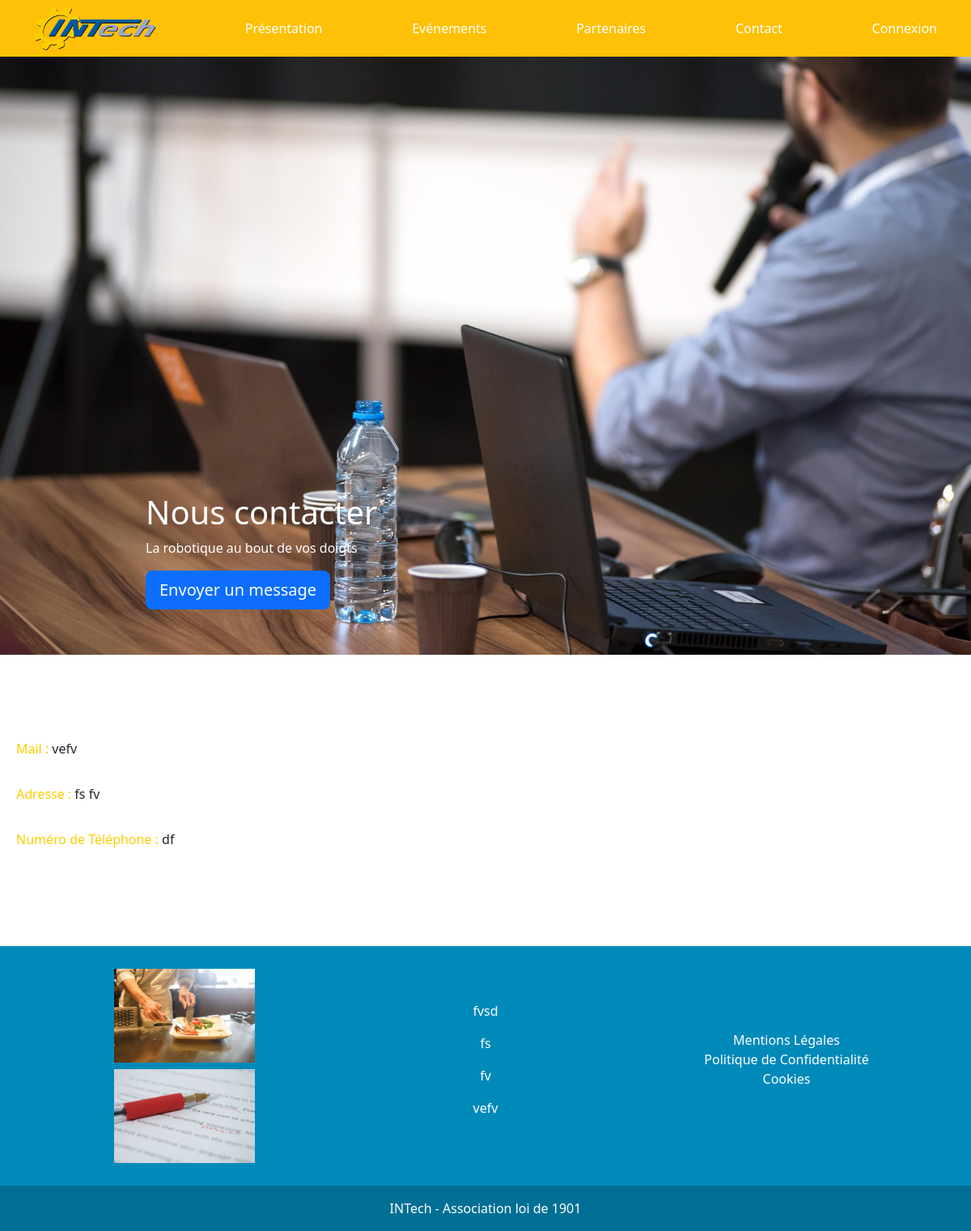
Page /contact/ on the committed database.
### vitrine/models.py (models this page shows, shortened)
class Parametres(models.Model):
    LogoFooterAssociation = models.ImageField(upload_to='img', null=True, blank=True)
    LogoFooterEcoles = models.ImageField(upload_to='img', null=True, blank=True)
    MentionsLegales = HTMLField()
    PolitiqueDeConfidentialite = HTMLField()
    AdresseMail = models.CharField(max_length=100)
    NumeroTelephone = models.CharField(max_length=500)
    Adresse = models.CharField(max_length=100)
    Ville = models.CharField(max_length=100)
    PhotoCouverture = models.ImageField(upload_to='img', null=True, blank=True)
    NomAssociationBasPage = models.CharField(max_length=120)
    lienDrive = models.TextField(null=True)
    lienGit = models.TextField(null=True)

### vitrine/views.py (the view)
# urls.py: path('contact/',ContactView, name='Contact_urlpattern_name'),
def ContactView(request):
    return render(request, "vitrine/Contact.html",getBase(request))

### vitrine/views.py (called while the page is built)
def getBase(request):
    return {'ParametresGlobaux': Parametres.objects.latest('id')}

### templates/vitrine/Contact.html
{% extends 'main.html'%}
{% block bodymainPage %}
{% include 'base/banniere.html' %}
<section class="my-5 container align-items-center row py-5 contact">
    <article class="col-sm-6 textContact">
        <p class="p-2"><span class="CouleurJauneINTech">Mail : </span>{{ParametresGlobaux.AdresseMail}}</p>
        <p class="p-2"><span class="CouleurJauneINTech">Adresse : </span>{{ParametresGlobaux.Adresse}} {{ParametresGlobaux.Ville}}</p>
        <p class="p-2"><span class="CouleurJauneINTech">Numéro de Téléphone : </span>{{ParametresGlobaux.NumeroTelephone}}</p>
    </article>
</section>
{% endblock %}

### templates/base/banniere.html
<section class="text-center">
  <div class="carousel-inner">
      <div class="carousel-item active">
        <img class="bd-placeholder-img" width="100%" height="100%" src="{{ParametresGlobaux.PhotoCouverture.url}}" aria-hidden="true" preserveAspectRatio="xMidYMid slice" focusable="false"><rect width="100%" height="100%" fill="#777"></rect>
        <div class="container">
          <div class="carousel-caption text-start">
            <h1>Nous contacter</h1>
            <p>La robotique au bout de vos doigts</p>
            <p><a class="btn btn-lg btn-primary" href="mailto:intech@it-sudparis.eu">Envoyer un message</a></p>
          </div>
        </div>
      </div>
   </div>
</section>

### templates/base/footer.html
    <div class="container p-4">
      <div class="row align-items-center">
        <div class="col-lg-4 col-md-12 mb-4 mb-md-0">
            <img class="m-1 w-50" src="{{ParametresGlobaux.LogoFooterAssociation.url}}">
            <img class="m-1 w-50" src="{{ParametresGlobaux.LogoFooterEcoles.url}}">
        </div>
        <div class="col-lg-4 col-md-12 mb-4 mb-md-0">
            <p class="text-white">{{ParametresGlobaux.NomAssociationBasPage}}</p>
            <p class="text-white">{{ParametresGlobaux.Adresse}}</p>
            <p class="text-white">{{ParametresGlobaux.Ville}}</p>
            <p class="text-white">{{ParametresGlobaux.AdresseMail}}</p>
        </div>
        <div class="col-lg-4 col-md-12 mb-4 mb-md-0">
          <ul class="list-unstyled">
            <li>
              <a href="/LoisRegles/1/" class="text-white">Mentions Légales</a>
            </li>
            <li>
              <a href="/LoisRegles/2/" class="text-white">Politique de Confidentialité</a>
            </li>
            <li>
              <a href="#!" class="text-white">Cookies</a>
            </li>
          </ul>
        </div>
      </div>
    </div>
    <div class="text-center p-3" style="background-color: rgba(0, 0, 0, 0.2);">
      <a class="text-white" href="/admin/"> INTech - Association loi de 1901</a>
    </div>

### static/css/style.css (style rules this page uses)
a { color: rgb(1,90,158); text-decoration : none; }
.CouleurJauneINTech { color: rgb(251,205,0); }

### rows in the picture
Parametres: PhotoCouverture (picture), AdresseMail "vefv", Adresse "fs", Ville "fv", NumeroTelephone "df", LogoFooterAssociation (picture), LogoFooterEcoles (picture), NomAssociationBasPage "fvsd"
